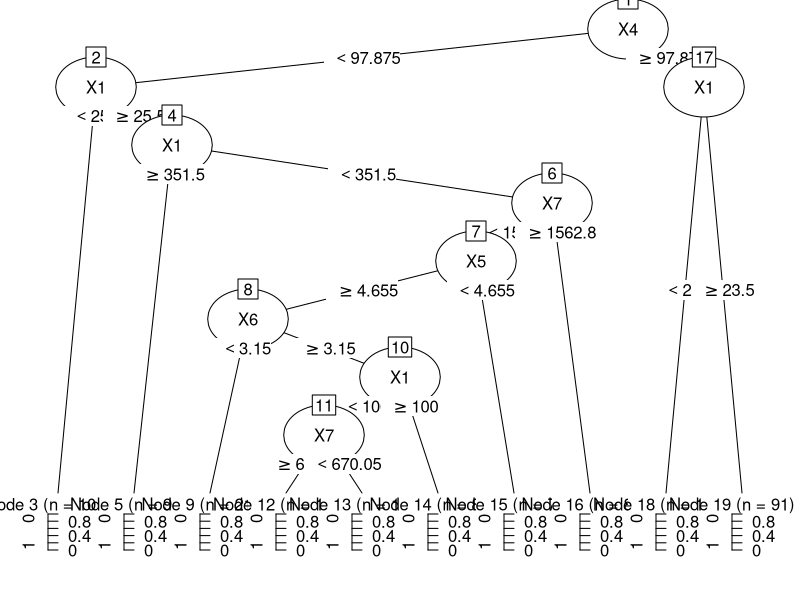
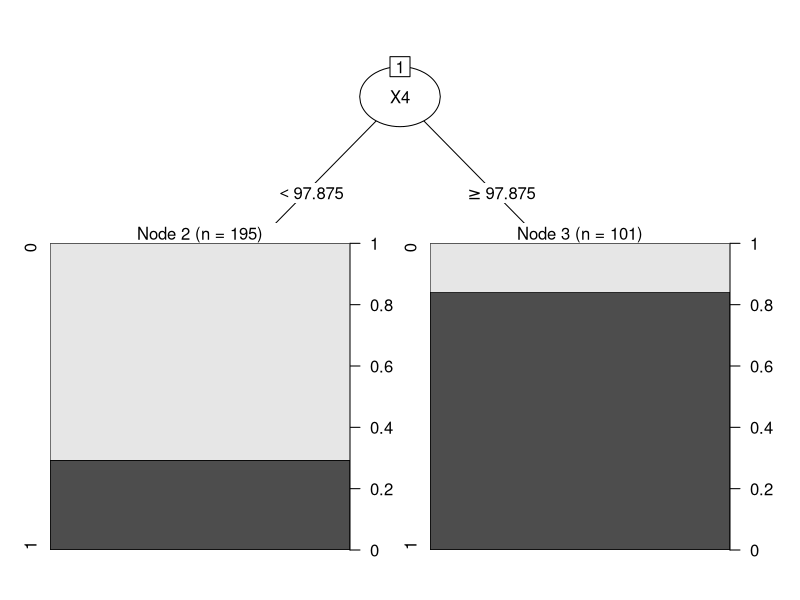
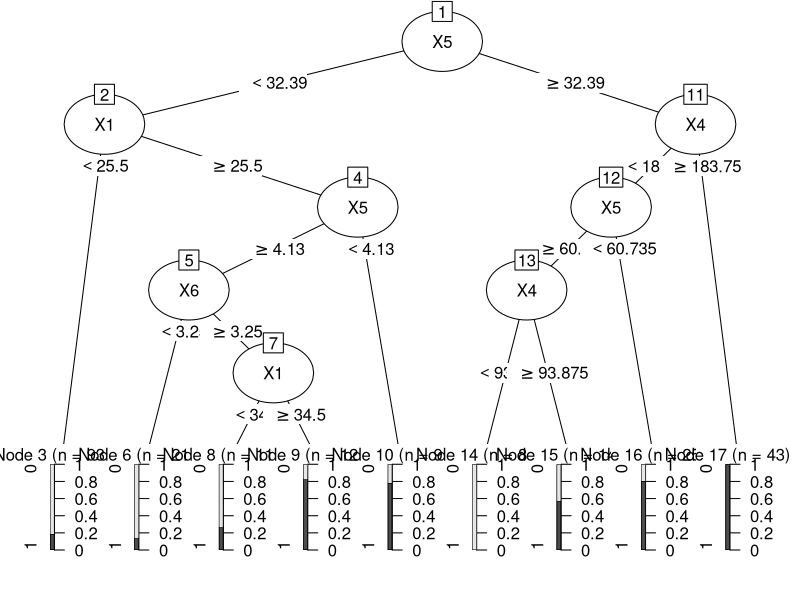
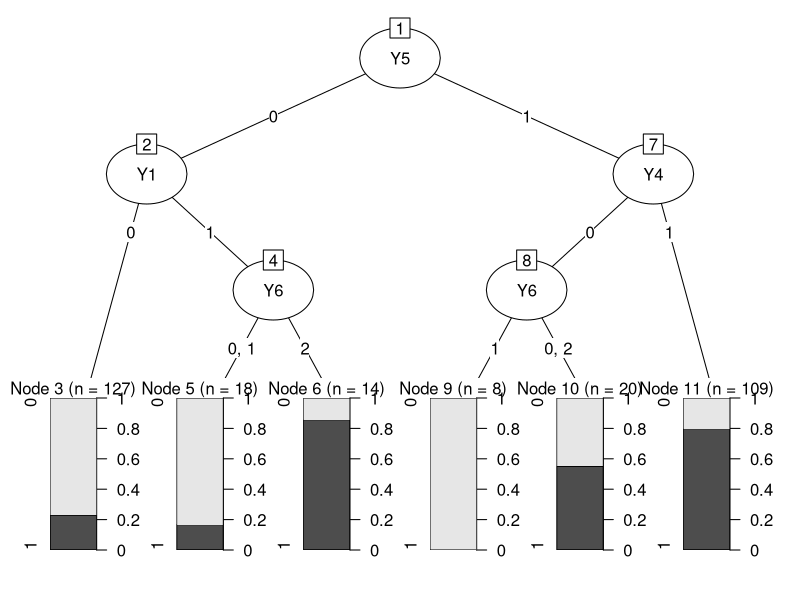
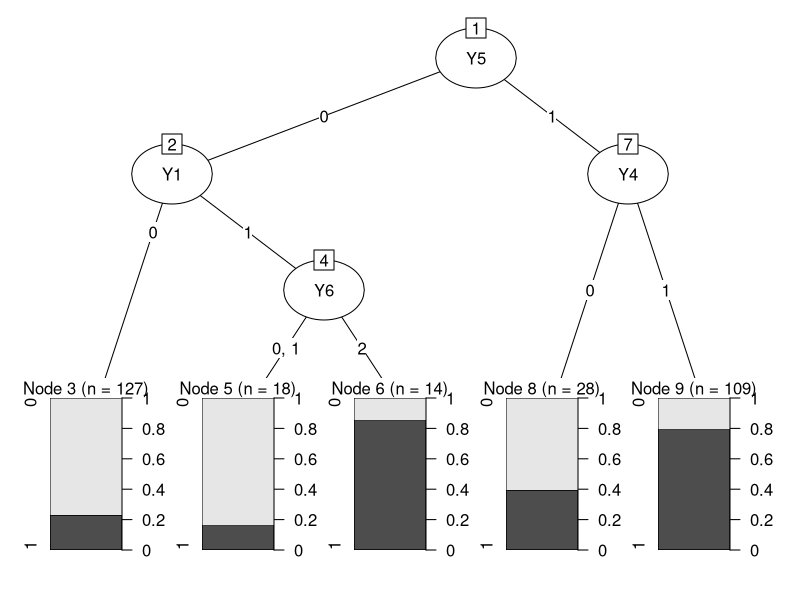
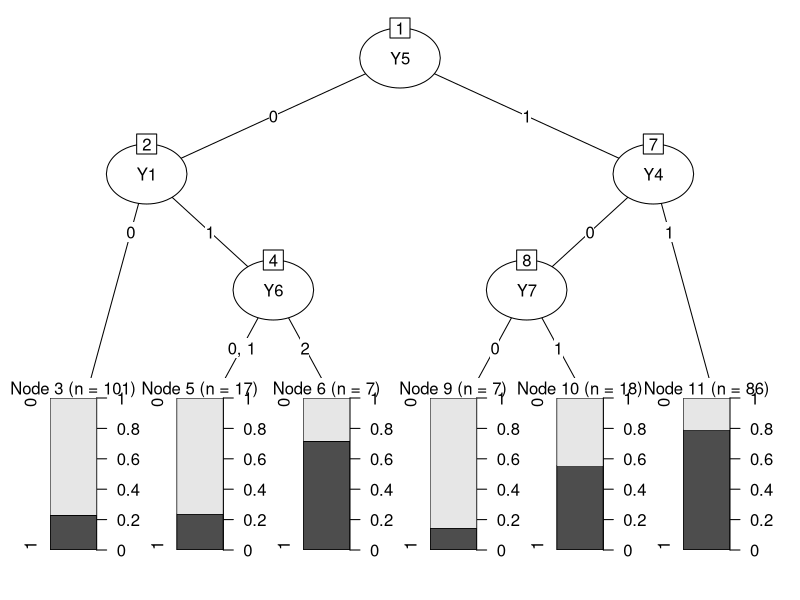
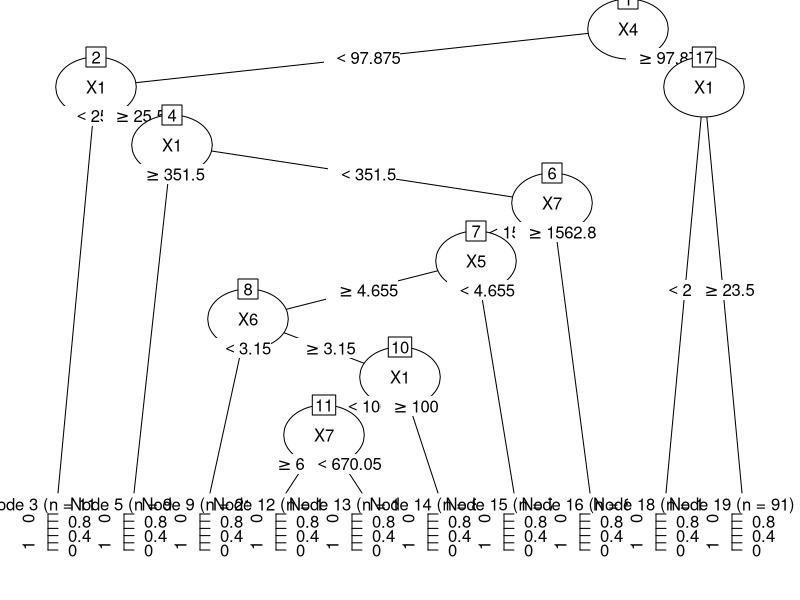
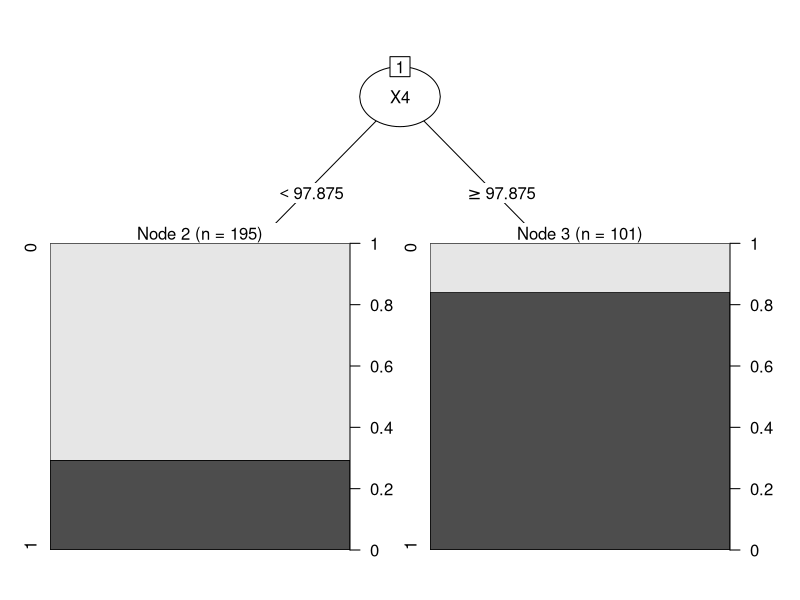

Write the R code that produced these figures, in order.
# Install libraries
if (!require("rpart")) install.packages("rpart")
library(rpart)
if (!require("partykit")) install.packages("partykit")
library(partykit)
if (!require("dplyr")) install.packages("dplyr")
library(dplyr)

###################Prepare Data################### 
rm(list=ls())

# Read CSV file, seperate by ';'
Data <- read.csv("ProjectData.csv", header=TRUE, sep= ";")

# See categories of Variables using STR function 
str(Data)
summary(Data)

# Convert categorical variables into factors & remove column 1
Data=Data[,-1]
cols <- c(1:9)
Data[cols] <- lapply(Data[cols], factor)

# Amount of rows with NA values
sum(!complete.cases(Data))

################### Partition Data into training and validation datasets ###################
n=nrow(Data) 
indexes = sample(n, n*(80/100)) 
trainset= Data[indexes,] 
testset = Data[-indexes,] 

###################  Model 1 - Decision Tree model - X's for all data #####################################################

# Build, Plot and print  DT model
DT_Model <-rpart(Response~X1+X2+X3+X4+X5+X6+X7, data=Data)
plot(as.party(DT_Model))
print(DT_Model)

# Pruning a decision tree
print(DT_Model$cptable)

# This line of code identifies tree with least error
opt <- which.min(DT_Model$cptable [, "xerror"])
cp <- DT_Model$cptable [opt,"CP"]

# this line uses the complexity parameter to select the optimal tree size, Plot and Print results
DT_Model_pruned <- prune(DT_Model, cp=cp)
plot(as.party(DT_Model_pruned))
print(DT_Model_pruned)

###Build Model using trainset###
rpart_model <- rpart(Response~X1+X2+X3+X4+X5+X6+X7, data=trainset, method="class")
plot(as.party(rpart_model))
print(rpart_model)

# Make a prediction using the test dataset
pred = predict(rpart_model, testset, type = "class")   

# Confusion Matrix
matrix_table <- table(testset$Response, pred)
matrix_table

# Accuracy
accuracy <- sum(diag(matrix_table)) / sum(matrix_table)
print(paste('Accuracy for model 1 =', accuracy * 100))

###################  Model 2 - Decision Tree model over - Y's for all data ########################################


# Build, Plot and print  DT model
DT_Model <-rpart(Response~Y1+Y2+Y3+Y4+Y5+Y6+Y7, data=Data)
plot(as.party(DT_Model))
print(DT_Model)

# Pruning a decision tree
print(DT_Model$cptable)

# This line of code identifies tree with least error
opt <- which.min(DT_Model$cptable [, "xerror"])
cp <- DT_Model$cptable [opt,"CP"]

# this line uses the complexity parameter to select the optimal tree size, Plot and Print results
DT_Model_pruned <- prune(DT_Model, cp=cp)
plot(as.party(DT_Model_pruned))
print(DT_Model_pruned)

###Build Model using trainset###
rpart_model <- rpart(Response~Y1+Y2+Y3+Y4+Y5+Y6+Y7, data=trainset, method="class")
plot(as.party(rpart_model))
print(rpart_model)

# Make a prediction using the test dataset
pred = predict(rpart_model, testset, type = "class")   

# Confusion matrix
matrix_table <- table(testset$Response, pred)
matrix_table

# Accuracy
accuracy <- sum(diag(matrix_table)) / sum(matrix_table)
print(paste('Accuracy for model 2 =', accuracy * 100))

###################  Model 3 - Decision Tree model - X's and Y's for all data ########################################

# Remove Column "Group"
Data1 <- Data %>% select(-c(Group))

# Create Decision tree model on entire dataset minus group column, plot & print
DT_Model <-rpart(Response~., data=Data1)
plot(as.party(DT_Model))
print(DT_Model)

# Pruning a decision tree
print(DT_Model$cptable)

# This line of code identifies tree with least error
opt <- which.min(DT_Model$cptable [, "xerror"])
cp <- DT_Model$cptable [opt,"CP"]

# this line uses the complexity parameter to select the optimal tree size, Plot and Print results
DT_Model_pruned <- prune(DT_Model, cp=cp)
plot(as.party(DT_Model_pruned))
print(DT_Model_pruned)

# Create new test and train set without group
n=nrow(Data1) 
indexes = sample(n, n*(80/100)) 
trainset= Data1[indexes,] 
testset = Data1[-indexes,] 


###Build Model using trainset###
rpart_model <- rpart(Response~., data=trainset, method="class")
plot(as.party(rpart_model))
print(rpart_model)

# Make a prediction using the test dataset
pred = predict(rpart_model, testset, type = "class")   

# Confusion matrix
matrix_table <- table(testset$Response, pred)
matrix_table

# Accuracy
accuracy <- sum(diag(matrix_table)) / sum(matrix_table)
print(paste('Accuracy for model 3 =', accuracy * 100))

###################  Model 4 - Decision Tree model - X's for Group 0 ########################################

#select rows where Group=0
Data2 <- Data [Data$Group==0,]

# Build, Plot and print  DT model
DT_Model <-rpart(Response~X1+X2+X3+X4+X5+X6+X7, data=Data2)
plot(as.party(DT_Model))
print(DT_Model)

# Pruning a decision tree
print(DT_Model$cptable)

# This line of code identifies tree with least error
opt <- which.min(DT_Model$cptable [, "xerror"])
cp <- DT_Model$cptable [opt,"CP"]

# this line uses the complexity parameter to select the optimal tree size, Plot and Print results
DT_Model_pruned <- prune(DT_Model, cp=cp)
plot(as.party(DT_Model_pruned))
print(DT_Model_pruned)

# Create new test and train set
n=nrow(Data2) 
indexes = sample(n, n*(80/100)) 
trainset= Data2[indexes,] 
testset = Data2[-indexes,] 

###Build Model using trainset###
rpart_model <- rpart(Response~X1+X2+X3+X4+X5+X6+X7, data=trainset, method="class")
plot(as.party(rpart_model))
print(rpart_model)

# Make a prediction using the test dataset
pred = predict(rpart_model, testset, type = "class")   

# Confusion matrix
matrix_table <- table(testset$Response, pred)
matrix_table

# Accuracy
accuracy <- sum(diag(matrix_table)) / sum(matrix_table)
print(paste('Accuracy for model 4 =', accuracy * 100))


###################  Model 5 - Decision Tree model - Y's for Group 0 ########################################

# Build, Plot and print  DT model
DT_Model <-rpart(Response~Y1+Y2+Y3+Y4+Y5+Y6+Y7, data=Data2)#,  maxdepth=4)
plot(as.party(DT_Model))
print(DT_Model)

# Pruning a decision tree
print(DT_Model$cptable)

# This line of code identifies tree with least error
opt <- which.min(DT_Model$cptable [, "xerror"])
cp <- DT_Model$cptable [opt,"CP"]

# this line uses the complexity parameter to select the optimal tree size, Plot and Print results
DT_Model_pruned <- prune(DT_Model, cp=cp)
plot(as.party(DT_Model_pruned))
print(DT_Model_pruned)

# Create new test and train set
n=nrow(Data2) 
indexes = sample(n, n*(80/100)) 
trainset= Data2[indexes,] 
testset = Data2[-indexes,] 

###Build Model using trainset###
rpart_model <- rpart(Response~Y1+Y2+Y3+Y4+Y5+Y6+Y7, data=trainset, method="class")
plot(as.party(rpart_model))
print(rpart_model)


# Make a prediction using the test dataset
pred = predict(rpart_model, testset, type = "class")   

# Confusion matrix
matrix_table <- table(testset$Response, pred)
matrix_table

# Accuracy
accuracy <- sum(diag(matrix_table)) / sum(matrix_table)
print(paste('Accuracy for model 5 =', accuracy * 100))

###################  Model 6 - Decision Tree model - X's and Y's for Group=0 ########################################

# Remove Column "Group"
Data2 <- Data2 %>% select(-c(Group))

# Build, Plot and print  DT model
DT_Model <-rpart(Response~X1+X2+X3+X4+X5+X6+X7, data=Data2)#,  maxdepth=4) 
plot(as.party(DT_Model))
print(DT_Model)

# Pruning a decision tree
print(DT_Model$cptable)

# This line of code identifies tree with least error
opt <- which.min(DT_Model$cptable [, "xerror"])
cp <- DT_Model$cptable [opt,"CP"]

# this line uses the complexity parameter to select the optimal tree size, Plot and Print results
DT_Model_pruned <- prune(DT_Model, cp=cp)
plot(as.party(DT_Model_pruned))
print(DT_Model_pruned)

# Create new test and train set
n=nrow(Data2) 
indexes = sample(n, n*(80/100)) 
trainset= Data2[indexes,] 
testset = Data2[-indexes,] 

###Build Model using trainset###
rpart_model <- rpart(Response~., data=trainset, method="class")
plot(as.party(rpart_model))
print(rpart_model)

# Make a prediction using the test dataset
pred = predict(rpart_model, testset, type = "class")   

# Confusion matrix
matrix_table <- table(testset$Response, pred)
matrix_table

# Accuracy
accuracy <- sum(diag(matrix_table)) / sum(matrix_table)
print(paste('Accuracy for model 6 =', accuracy * 100))

###################  Model 7 - Decision Tree model - X's for Group=1 ########################################

#select only rows where Group=1
Data3 <- Data [Data$Group==1,]

# Build, Plot and print  DT model
DT_Model <-rpart(Response~X1+X2+X3+X4+X5+X6+X7, data=Data3)
plot(as.party(DT_Model))
print(DT_Model)

# Pruning a decision tree
print(DT_Model$cptable)

# This line of code identifies tree with least error
opt <- which.min(DT_Model$cptable [, "xerror"])
cp <- DT_Model$cptable [opt,"CP"]

# this line uses the complexity parameter to select the optimal tree size, Plot and Print results
DT_Model_pruned <- prune(DT_Model, cp=cp)
plot(as.party(DT_Model_pruned))
print(DT_Model_pruned)

# Create new test and train set
n=nrow(Data3) 
indexes = sample(n, n*(80/100)) 
trainset= Data3[indexes,] 
testset = Data3[-indexes,] 

###Build Model using trainset###
rpart_model <- rpart(Response~X1+X2+X3+X4+X5+X6+X7, data=trainset, method="class")
plot(as.party(rpart_model))
print(rpart_model)

# Make a prediction using the test dataset
pred = predict(rpart_model, testset, type = "class")   

# Confusion matrix
matrix_table <- table(testset$Response, pred)
matrix_table

# Accuracy
accuracy <- sum(diag(matrix_table)) / sum(matrix_table)
print(paste('Accuracy for model 7 =', accuracy * 100))

###################  Model 8 - Decision Tree model - Y's for Group=1 ########################################

# Build, Plot and print  DT model
DT_Model <-rpart(Response~Y1+Y2+Y3+Y4+Y5+Y6+Y7, data=Data3)
plot(as.party(DT_Model))
print(DT_Model)

# Pruning a decision tree
print(DT_Model$cptable)

# This line of code identifies tree with least error
opt <- which.min(DT_Model$cptable [, "xerror"])
cp <- DT_Model$cptable [opt,"CP"]

# this line uses the complexity parameter to select the optimal tree size, Plot and Print results
DT_Model_pruned <- prune(DT_Model, cp=cp)
plot(as.party(DT_Model_pruned))
print(DT_Model_pruned)

# Create new test and train set
indexes = sample(n, n*(80/100)) 
trainset= Data3[indexes,] 
testset = Data3[-indexes,] 

###Build Model using trainset###
rpart_model <- rpart(Response~Y1+Y2+Y3+Y4+Y5+Y6+Y7, data=trainset, method="class")
plot(as.party(rpart_model))
print(rpart_model)

# Make a prediction using the test dataset
pred = predict(rpart_model, testset, type = "class")   

# Confusion matrix
matrix_table <- table(testset$Response, pred)
matrix_table

# Accuracy
accuracy <- sum(diag(matrix_table)) / sum(matrix_table)
print(paste('Accuracy for model 8 =', accuracy * 100))

###################  Model 9 - Decision Tree model - X's and Y's for Group=1 ########################################

# Remove Column "Group"
Data3 <- Data3 %>% select(-c(Group))

# Build, Plot and print  DT model
DT_Model <-rpart(Response~., data=Data3)
plot(as.party(DT_Model))
print(DT_Model)

# Pruning a decision tree
print(DT_Model$cptable)

# This line of code identifies tree with least error
opt <- which.min(DT_Model$cptable [, "xerror"])
cp <- DT_Model$cptable [opt,"CP"]

# this line uses the complexity parameter to select the optimal tree size, Plot and Print results
DT_Model_pruned <- prune(DT_Model, cp=cp)
plot(as.party(DT_Model_pruned))
print(DT_Model_pruned)

# Create new test and train set
n=nrow(Data3) 
indexes = sample(n, n*(80/100)) 
trainset= Data3[indexes,] 
testset = Data3[-indexes,] 

rpart_model <- rpart(Response~., data=trainset, method="class")
plot(as.party(rpart_model))
print(rpart_model)

# Make a prediction using the test dataset
pred = predict(rpart_model, testset, type = "class")   

# Confusion matrix
matrix_table <- table(testset$Response, pred)
matrix_table

# Accuracy
accuracy <- sum(diag(matrix_table)) / sum(matrix_table)
print(paste('Accuracy for model 9 =', accuracy * 100))

## END
